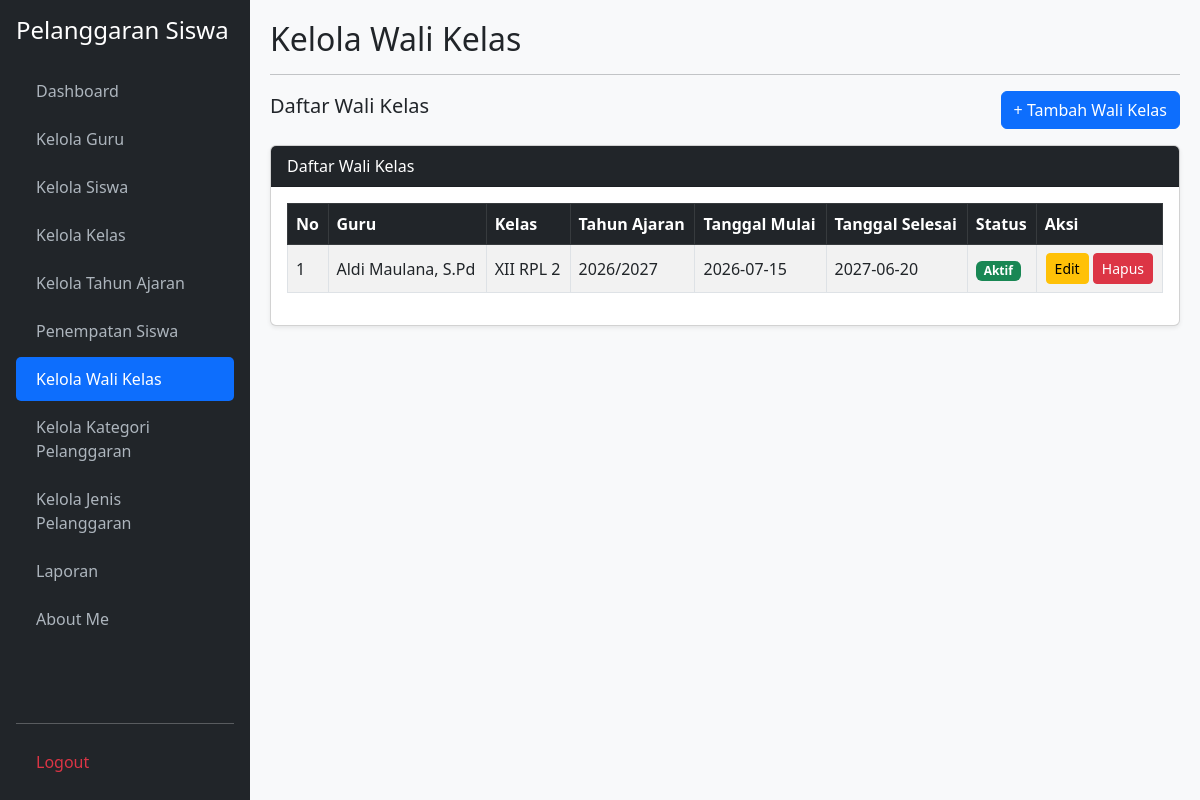
The app's page /kelola_wali_kelas.php (signed in), older data.
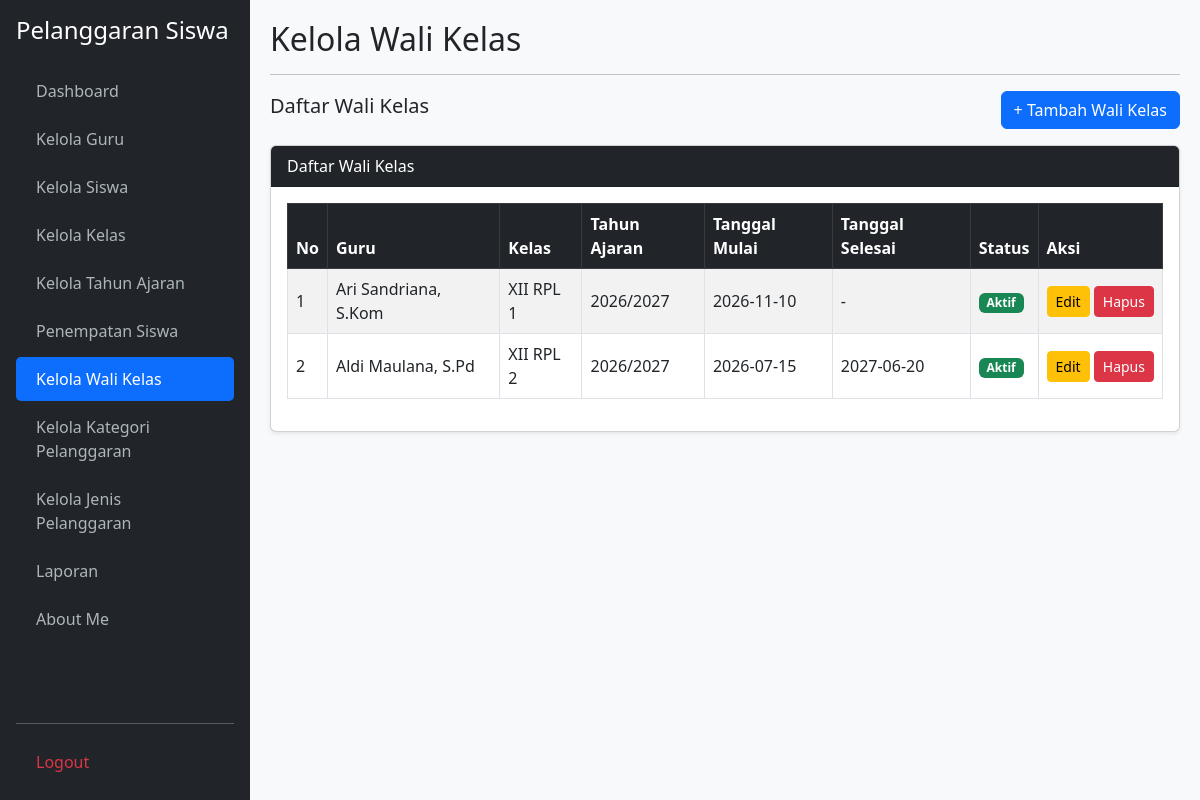
The same page, newer data.
### tables this page shows
CREATE TABLE `t_wali_kelas` (
  `id` int(11) NOT NULL,
  `tahun_ajaran_id` int(11) NOT NULL,
  `kelas_id` int(11) NOT NULL,
  `guru_id` int(11) NOT NULL,
  `tanggal_mulai` date DEFAULT NULL,
  `tanggal_selesai` date DEFAULT NULL,
  `status_aktif` tinyint(1) DEFAULT 1,
  `created_at` timestamp NULL DEFAULT NULL,
  `updated_at` timestamp NULL DEFAULT NULL
);

CREATE TABLE `t_guru` (
  `id` int(11) NOT NULL,
  `nip` varchar(30) DEFAULT NULL,
  `nama` varchar(150) NOT NULL,
  `email` varchar(150) DEFAULT NULL,
  `status_aktif` tinyint(1) DEFAULT 1,
  `user_id` int(11) DEFAULT NULL,
  `created_at` timestamp NULL DEFAULT NULL,
  `updated_at` timestamp NULL DEFAULT NULL
);

CREATE TABLE `t_kelas` (
  `id` int(11) NOT NULL,
  `nama` varchar(100) NOT NULL,
  `tingkat` varchar(20) DEFAULT NULL,
  `jurusan` varchar(100) DEFAULT NULL,
  `status_aktif` tinyint(1) DEFAULT 1,
  `created_at` timestamp NULL DEFAULT NULL,
  `updated_at` timestamp NULL DEFAULT NULL
);

CREATE TABLE `t_tahun_ajaran` (
  `id` int(11) NOT NULL,
  `nama` varchar(20) NOT NULL,
  `tanggal_mulai` date DEFAULT NULL,
  `tanggal_selesai` date DEFAULT NULL,
  `status_aktif` tinyint(1) DEFAULT 1,
  `created_at` timestamp NULL DEFAULT NULL,
  `updated_at` timestamp NULL DEFAULT NULL
);

### kelola_wali_kelas.php (the view, shortened to what the changed rows need)
<?php
require_once 'koneksi.php';
$role_login = $_SESSION['role'] ?? '';
function e($v) {
    return htmlspecialchars((string)($v ?? ''), ENT_QUOTES, 'UTF-8');
}
$aksi = $_GET['aksi'] ?? '';
$edit_id = (int)($_GET['edit'] ?? 0);
$edit = [
    'id'=>'',
    'tahun_ajaran_id'=>'',
    'kelas_id'=>'',
    'guru_id'=>'',
    'tanggal_mulai'=>'',
    'tanggal_selesai'=>'',
    'status_aktif'=>1
];
$guru = mysqli_query($koneksi, "
    SELECT id,nama FROM t_guru
    WHERE status_aktif=1 ORDER BY nama
");
$kelas = mysqli_query($koneksi, "
    SELECT id,nama FROM t_kelas
    WHERE status_aktif=1 ORDER BY nama
");
$tahun = mysqli_query($koneksi, "
    SELECT id,nama FROM t_tahun_ajaran
    WHERE status_aktif=1 ORDER BY nama DESC
");
if ($role_login === 'admin') {
    $data = mysqli_query($koneksi, "
        SELECT wk.*, g.nama AS nama_guru,
        k.nama AS nama_kelas, ta.nama AS nama_tahun
        FROM t_wali_kelas wk
        LEFT JOIN t_guru g ON wk.guru_id=g.id
        LEFT JOIN t_kelas k ON wk.kelas_id=k.id
        LEFT JOIN t_tahun_ajaran ta ON wk.tahun_ajaran_id=ta.id
        ORDER BY wk.id DESC
    ");
}
?>
<!DOCTYPE html>
<html lang="id">
<head>
<link href="https://cdn.jsdelivr.net/npm/bootstrap@5.3.0/dist/css/bootstrap.min.css" rel="stylesheet">
<link href="https://cdn.datatables.net/2.3.4/css/dataTables.bootstrap5.css" rel="stylesheet">
<link href="https://cdn.jsdelivr.net/npm/select2@4.1.0-rc.0/dist/css/select2.min.css" rel="stylesheet">
<link href="https://cdn.jsdelivr.net/npm/select2-bootstrap-5-theme@1.3.0/dist/select2-bootstrap-5-theme.min.css" rel="stylesheet">
</head>
<body>
<div class="main-content">
    <h2 class="mb-3">
        <?= $edit_id ? 'Edit Wali Kelas' : ($aksi === 'tambah' ? 'Tambah Wali Kelas' : 'Kelola Wali Kelas'); ?>
    </h2>
    <?php if (($aksi === 'tambah' || $edit_id) && $role_login === 'admin'): ?>
    <div class="card shadow-sm mb-4">
        <div class="card-header bg-primary text-white">
            <?= $edit_id ? 'Edit Wali Kelas' : 'Tambah Wali Kelas'; ?>
        </div>
        <div class="card-body">
            <form method="POST">
                <input type="hidden" name="id" value="<?= e($edit['id']); ?>">
                <div class="row">
                    <div class="col-md-6 mb-3">
                        <label class="form-label">Tahun Ajaran</label>
                        <select name="tahun_ajaran_id" id="tahun_ajaran_id" class="form-select" required>
                            <option value="">-- Cari / Pilih Tahun Ajaran --</option>
                            <?php while($t=mysqli_fetch_assoc($tahun)): ?>
                                <option value="<?= $t['id']; ?>"
                                    <?= $edit['tahun_ajaran_id']==$t['id']?'selected':'' ?>>
                                    <?= e($t['nama']); ?>
                                </option>
                            <?php endwhile; ?>
                        </select>
                    </div>
                    <div class="col-md-6 mb-3">
                        <label class="form-label">Kelas</label>
                        <select name="kelas_id" id="kelas_id" class="form-select" required>
                            <option value="">-- Cari / Pilih Kelas --</option>
                            <?php while($k=mysqli_fetch_assoc($kelas)): ?>
                                <option value="<?= $k['id']; ?>"
                                    <?= $edit['kelas_id']==$k['id']?'selected':'' ?>>
                                    <?= e($k['nama']); ?>
                                </option>
                            <?php endwhile; ?>
                        </select>
                    </div>
                    <div class="col-md-6 mb-3">
                        <label class="form-label">Guru Wali Kelas</label>
                        <select name="guru_id" id="guru_id" class="form-select" required>
                            <option value="">-- Cari / Pilih Guru --</option>
                            <?php while($g=mysqli_fetch_assoc($guru)): ?>
                                <option value="<?= $g['id']; ?>"
                                    <?= $edit['guru_id']==$g['id']?'selected':'' ?>>
                                    <?= e($g['nama']); ?>
                                </option>
                            <?php endwhile; ?>
                        </select>
                    </div>
                    <?php if ($edit_id): ?>
                    <div class="col-md-6 mb-3">
                        <label class="form-label">Status</label><br>
                        <input type="checkbox" name="status_aktif" value="1"
                            <?= $edit['status_aktif']?'checked':'' ?>>
                        Aktif
                    </div>
                    <div class="col-md-6 mb-3">
                        <label class="form-label">Tanggal Mulai</label>
                        <input type="date" name="tanggal_mulai" class="form-control"
                            value="<?= e($edit['tanggal_mulai']); ?>">
                    </div>
                    <div class="col-md-6 mb-3">
                        <label class="form-label">Tanggal Selesai</label>
                        <input type="date" name="tanggal_selesai" class="form-control"
                            value="<?= e($edit['tanggal_selesai']); ?>">
                    </div>
                    <?php endif; ?>
                </div>
                <button type="submit" name="simpan" class="btn btn-primary">
                    <?= $edit_id ? 'Update Data' : 'Simpan'; ?>
                </button>
                <a href="kelola_wali_kelas.php" class="btn btn-secondary">Batal</a>
            </form>
        </div>
    </div>
    <?php else: ?>
    <div class="card shadow-sm">
        <div class="card-body table-responsive">
            <table id="tabelWaliKelas" class="table table-bordered table-striped table-hover align-middle">
                <thead class="table-dark">
                    <tr>
                        <th>No</th>
                        <th>Guru</th>
                        <th>Kelas</th>
                        <th>Tahun Ajaran</th>
                        <th>Tanggal Mulai</th>
                        <th>Tanggal Selesai</th>
                        <th>Status</th>
                        <?php if ($role_login === 'admin'): ?>
                            <th>Aksi</th>
                        <?php endif; ?>
                    </tr>
                </thead>
                <tbody>
                    <?php $no=1; while($r=mysqli_fetch_assoc($data)): ?>
                    <tr>
                        <td><?= $no++; ?></td>
                        <td><?= e($r['nama_guru']); ?></td>
                        <td><?= e($r['nama_kelas']); ?></td>
                        <td><?= e($r['nama_tahun']); ?></td>
                        <td><?= e($r['tanggal_mulai'] ?: '-'); ?></td>
                        <td><?= e($r['tanggal_selesai'] ?: '-'); ?></td>
                        <td>
                            <span class="badge bg-<?= $r['status_aktif']?'success':'secondary'; ?>">
                                <?= $r['status_aktif']?'Aktif':'Tidak Aktif'; ?>
                            </span>
                        </td>
                        <?php if ($role_login === 'admin'): ?>
                        <td class="text-center text-nowrap">
                            <a href="?edit=<?= (int)$r['id']; ?>"
                                class="btn btn-warning btn-sm">Edit</a>
                            <a href="?hapus=<?= (int)$r['id']; ?>"
                                class="btn btn-danger btn-sm"
                                onclick="return confirm('Yakin ingin menghapus data ini?')">
                                Hapus
                            </a>
                        </td>
                        <?php endif; ?>
                    </tr>
                    <?php endwhile; ?>
                </tbody>
            </table>
        </div>
    </div>
    <?php endif; ?>
</div>
</body>
</html>

Row changes from the older to the newer data that the page shows:
added t_wali_kelas: guru.nama "Ari Sandriana, S.Kom", kelas.nama "XII RPL 1", tahun_ajaran.nama "2026/2027", tanggal_mulai "2026-11-10", tanggal_selesai "-", status_aktif "Aktif"
